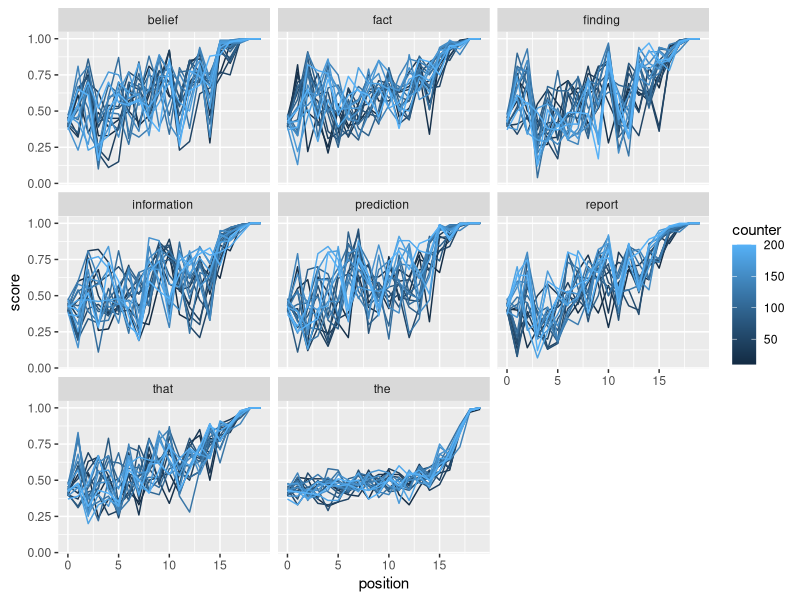
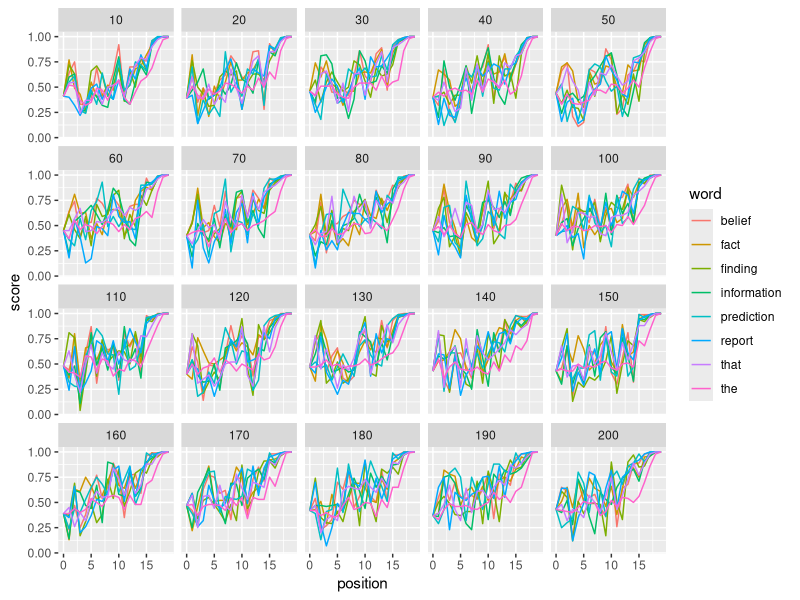

Here is the R script that generated these plots, in order: (Note: this script raises an error after producing the figures.)
data = read.csv("perWordRates.tsv", sep="\t")


library(tidyr)
library(dplyr)
library(ggplot2)






data_ = data %>% filter(filenum == 216454325, position<20)

ggplot(data_, aes(x=position, y=score, group=counter, color=counter)) + geom_line() + facet_wrap(~word)


ggplot(data_, aes(x=position, y=score, group=word, color=word)) + geom_line() + facet_wrap(~counter)

#ggplot(data_, aes(x=position, y=score, group=word, color=word)) + geom_smooth() + facet_wrap(~counter)

ggplot(data %>% filter(counter==200), aes(x=position, y=score, group=word, color=word)) + geom_line() + facet_wrap(~rate+performance+version+filenum)

